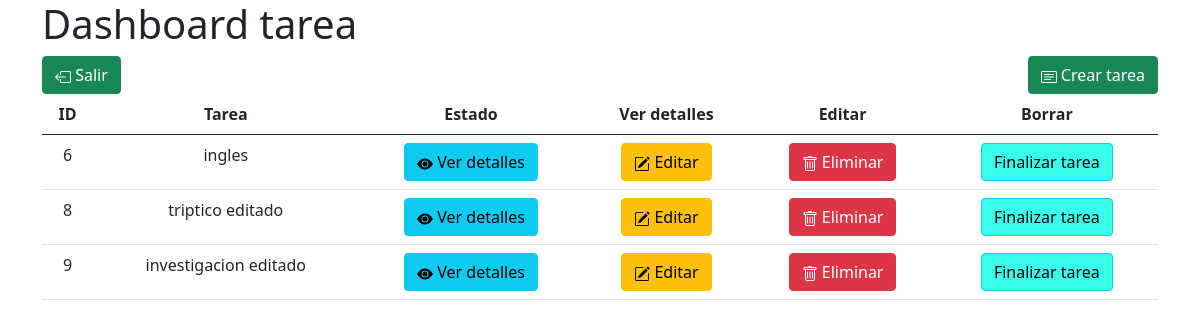
The page /gestion_tareas/dashboard on the database as committed earlier.
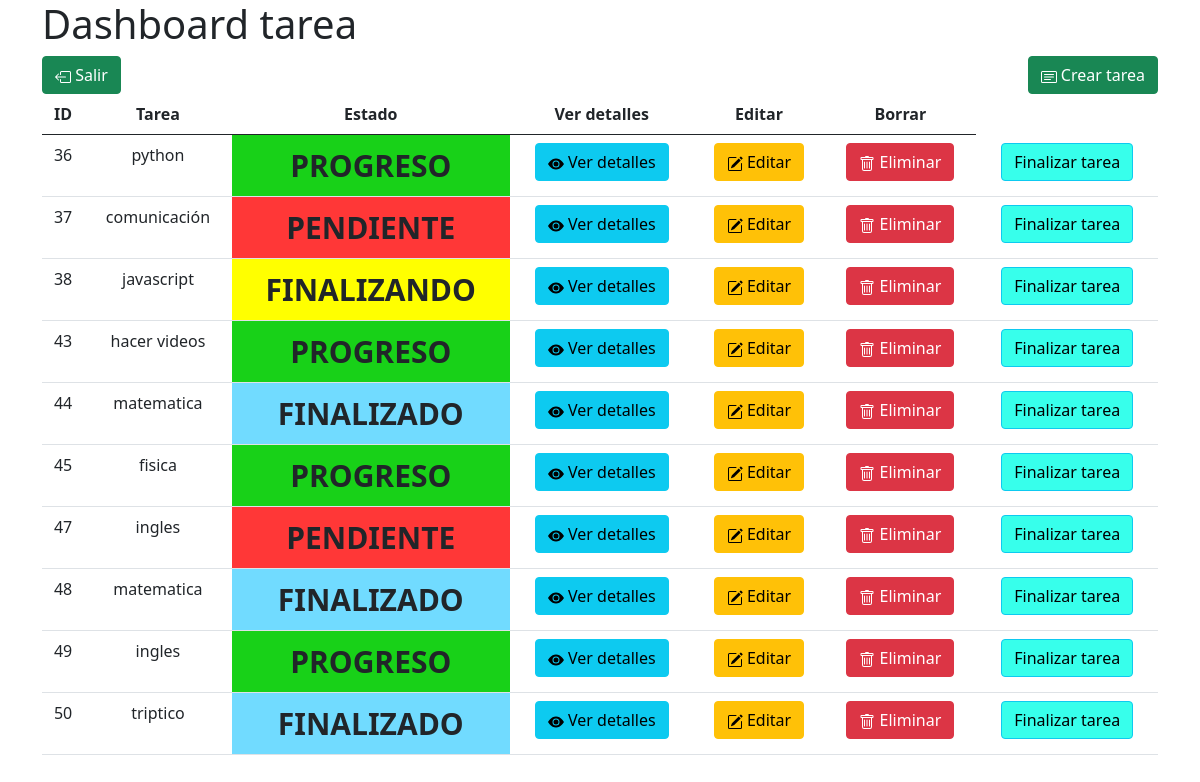
The same page on the database as committed later.
### gestion_tareas/models.py (models this page shows)
class tarea(models.Model):
    descripcion = models.CharField(max_length=128,default='')
    fecha_creacion = models.DateField(null=True)
    fecha_entrega = models.DateField(null=True)
    responsable = models.CharField(max_length=128,default='')#nombre de usuario responsable
    estado = models.CharField(max_length=40,default='')

### gestion_tareas/views.py (the view)
# urls.py: path('dashboard',views.dashboard,name='dashboard'),
def dashboard(request):
    total_tareas = tarea.objects.all()
    return render(request,'gestion_tareas/dashboard.html',{
        'total_tareas':total_tareas
    })

### gestion_tareas/templates/gestion_tareas/dashboard.html (shortened to what this page needs)
<!DOCTYPE html>
<html lang="en">
    <head>
        <link href="https://cdn.jsdelivr.net/npm/bootstrap@5.0.2/dist/css/bootstrap.min.css" rel="stylesheet">
    </head>
    <body>
        <div class="container">
            <h1>Dashboard tarea</h1>
            <div class="float-start">
                <a href="{% url 'gestion_tareas:ingreso' %}" class="btn btn-success"> Salir</a>
            </div>
            <div class="float-end">
                <a href="{% url 'gestion_tareas:crearTarea' %}" class="btn btn-success"> Crear tarea</a>
            </div>
            <table class="table">
                <thead style="text-align: center;">
                    <th>ID</th>
                    <th>Tarea</th>
                    <th>Estado</th>
                    <th>Ver detalles</th>
                    <th>Editar</th>
                    <th>Borrar</th>
                </thead>
                <tbody style="text-align: center;">
                    {% for tarea in total_tareas %}
                    <tr>
                        <td>{{tarea.id}}</td>
                        <td>{{tarea.descripcion}}</td>
                        {% if tarea.estado == 'PROGRESO' %}
                        <td style="background-color: rgb(24, 209, 24); font-size: 30px; font-weight: bold;">{{tarea.estado}}</td>
                        {% endif %}
                        {% if tarea.estado == 'FINALIZANDO' %}
                        <td style="background-color: rgb(255, 255, 0); font-size: 30px; font-weight: bold;">{{tarea.estado}}</td>
                        {% endif %}
                        {% if tarea.estado == 'FINALIZADO' %}
                        <td style="background-color: rgb(113, 219, 255); font-size: 30px; font-weight: bold;">{{tarea.estado}}</td>
                        {% endif %}
                        {% if tarea.estado == 'PENDIENTE' %}
                        <td style="background-color: rgb(255, 55, 55); font-size: 30px; font-weight: bold;">{{tarea.estado}}</td>
                        {% endif %}
                        <td><a class="btn btn-info"  href="{% url 'gestion_tareas:detalleTarea' tarea.id %}"><svg xmlns="http://www.w3.org/2000/svg" width="16" height="16" fill="currentColor" class="bi bi-eye-fill" viewBox="0 0 16 16">
                            <path d="M10.5 8a2.5 2.5 0 1 1-5 0 2.5 2.5 0 0 1 5 0z"/>
                            <path d="M0 8s3-5.5 8-5.5S16 8 16 8s-3 5.5-8 5.5S0 8 0 8zm8 3.5a3.5 3.5 0 1 0 0-7 3.5 3.5 0 0 0 0 7z"/>
                          </svg> Ver detalles</a></td>
                        <td><a class="btn btn-warning"  href="{% url 'gestion_tareas:editarTarea' tarea.id %}"> Editar</a></td>
                        <td><a class="btn btn-danger"  href="{% url 'gestion_tareas:eliminarTarea' tarea.id %}"> Eliminar</a></td>
                        <td><a class="btn btn-info" style="background-color: rgb(55, 255, 235);" href="{% url 'gestion_tareas:finalizarTarea' tarea.id %}">
                            Finalizar tarea</a>
                          </td>
                    </tr>
                    {% endfor %}
                </tbody>
            </table>
        </div>
    </body>
</html>

Rows that differ between the two databases and show on the page:
removed tarea: id "6", descripcion "ingles"
removed tarea: id "8", descripcion "triptico editado"
removed tarea: id "9", descripcion "investigacion editado"
added tarea: id "36", descripcion "python", estado "PROGRESO"
added tarea: id "37", descripcion "comunicación", estado "PENDIENTE"
added tarea: id "38", descripcion "javascript", estado "FINALIZANDO"
added tarea: id "43", descripcion "hacer videos", estado "PROGRESO"
added tarea: id "44", descripcion "matematica", estado "FINALIZADO"
added tarea: id "45", descripcion "fisica", estado "PROGRESO"
added tarea: id "47", descripcion "ingles", estado "PENDIENTE"
added tarea: id "48", descripcion "matematica", estado "FINALIZADO"
added tarea: id "49", descripcion "ingles", estado "PROGRESO"
added tarea: id "50", descripcion "triptico", estado "FINALIZADO"
